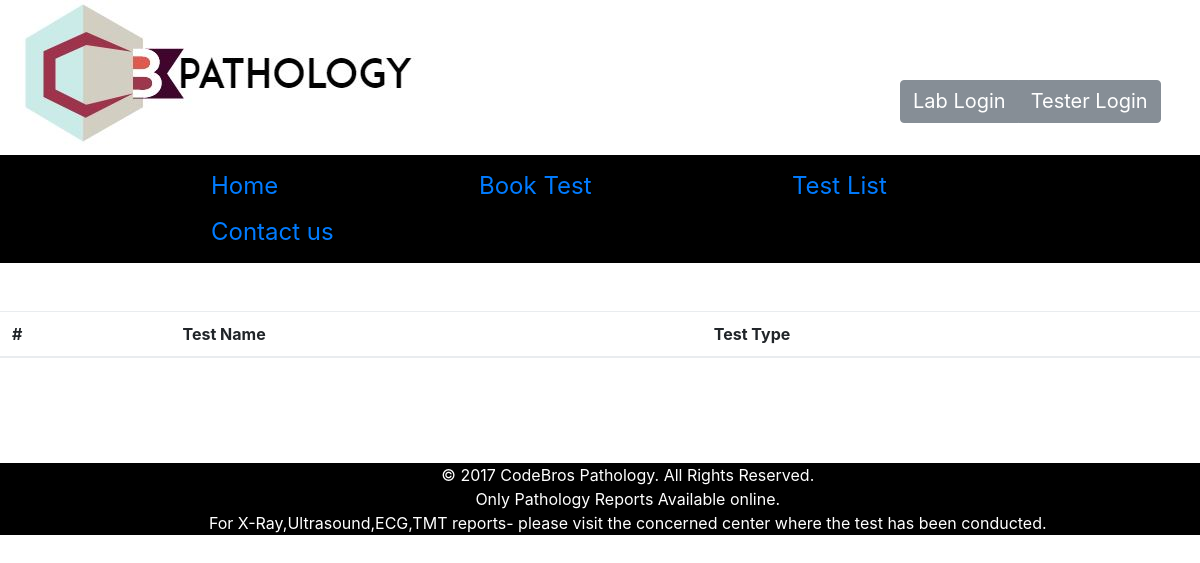
The app's page /test.php, older data.
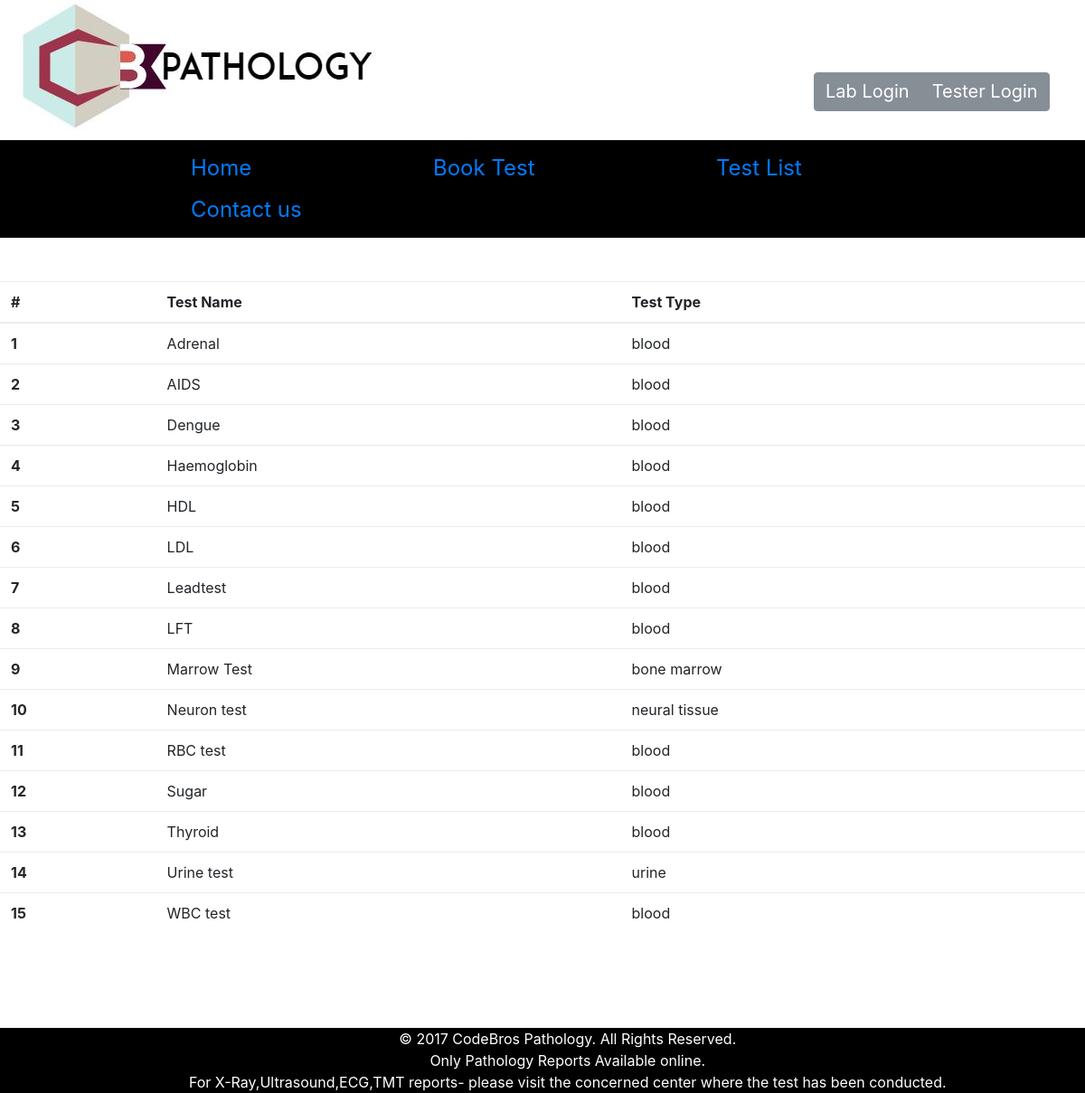
The same page, newer data.
### tables this page shows
CREATE TABLE `tests` (
  `Test_Name` varchar(30) NOT NULL,
  `Min_Normal_Value` decimal(8,4) NOT NULL,
  `Max_Normal_Value` decimal(9,4) NOT NULL,
  `Lab_Id` int(10) DEFAULT NULL,
  `Test_type` varchar(20) NOT NULL,
  `Description` longtext
);

### test.php (the view, shortened to what this page needs)
<?php include 'connection.php' ?>
<html>
<head>
  <link href="css/bootstrap.min.css" rel="stylesheet" type="text/css">
    <link href="css/bootstrap.css" rel="stylesheet" type="text/css">
    <link href="css/animate.css" rel="stylesheet" type="text/css">
</head>
<body>
   <div class="main-image animated flipInX" style="float:left;">
       <a href="index.php"><img src="images/logo.JPG"></a>
    </div>
<div class="btn-group animated zoomInDown" role="group" aria-label="Basic example" style="top:-80px;">
    <button type="button" onclick="window.location.href='lab_login.php'" class="btn btn-secondary"><span class="b">Lab Login</span></button>
    <button type="button" onclick="window.location.href='sorter_login.php'" class="btn btn-secondary"><span class="b">Tester Login</span></button>
</div>
  <div id="na">
    <nav class="navbar navbar-inverse animated slideInLeft" style="background-color:black;">
  <div class="container-fluid">
    <div class="navbar-header">
        <a class="navbar-brand animated tada" href="index.php"><span class="data">Home</span></a>
        <a class="navbar-brand animated tada" href="booktest.php"><span class="data">Book Test</span></a>
        <a class="navbar-brand animated tada" href="test.php"><span class="data">Test List</span></a>
        <a class="navbar-brand animated tada" href="contact.php"><span class="data">Contact us</span></a>
      </div>
  </div>
</nav>
</div>
<?php
    $query="SELECT Test_Name,Test_type FROM tests;";
    $result=mysqli_query($con,$query);
echo "<table class='table'>
    <thead><tr><th scope='col'>#</th><th scope='col'>Test Name</th><th scope='col'>Test Type</th></tr></thead><tbody>";
$i=0;
while($a=mysqli_fetch_assoc($result)){
    echo "<tr><th scope='row'>".++$i."</th><td>".$a['Test_Name']."</td><td>".$a['Test_type']."</td></tr>";
}
echo "</tbody></table>";
 ?>
    <footer class="footer">
      <div class="container">
          <center> <span class="fot2con">&copy; 2017 CodeBros Pathology. All Rights Reserved. <br></span></center>
          <center> <span class="fot2con">Only Pathology Reports Available online.<br></span><span class="fot2con"> For X-Ray,Ultrasound,ECG,TMT reports- please visit the concerned center where the test has been conducted.</span></center>
      </div>
    </footer>
    </body>
</html>

### test.php (style rules this page uses)
body { margin:0; padding:0; }
#na { margin-top:-4%; margin-bottom:-1%; }
.main-image { width : 35%; -webkit-animation-delay:0.5s; -moz-animation-delay:0.5s; }
.btn-group { float:inherit; margin-left:75%; margin-top:1%; -webkit-animation-delay:1.5s; -moz-animation-delay:1.5s; }
.data { font-size: 120%; margin-left:180px; }
.b { font-size:125%; }
.fot2con { color:#FFFFFF; margin-left:5%; }
.navbar-brand { -webkit-animation-delay:2s; -moz-animation-delay:2s; }
.container { -webkit-animation-delay:1s; -moz-animation-delay:1s; }
.table { margin-top:5%; }
.footer { background-color: black; color:white; margin-top:8.75%; }

Row changes from the older to the newer data that the page shows:
added tests: Test_Name "Adrenal", Test_type "blood"
added tests: Test_Name "AIDS", Test_type "blood"
added tests: Test_Name "Dengue", Test_type "blood"
added tests: Test_Name "Haemoglobin", Test_type "blood"
added tests: Test_Name "HDL", Test_type "blood"
added tests: Test_Name "LDL", Test_type "blood"
added tests: Test_Name "Leadtest", Test_type "blood"
added tests: Test_Name "LFT", Test_type "blood"
added tests: Test_Name "Marrow Test", Test_type "bone marrow"
added tests: Test_Name "Neuron test", Test_type "neural tissue"
added tests: Test_Name "RBC test", Test_type "blood"
added tests: Test_Name "Sugar", Test_type "blood"
added tests: Test_Name "Thyroid", Test_type "blood"
added tests: Test_Name "Urine test", Test_type "urine"
added tests: Test_Name "WBC test", Test_type "blood"
